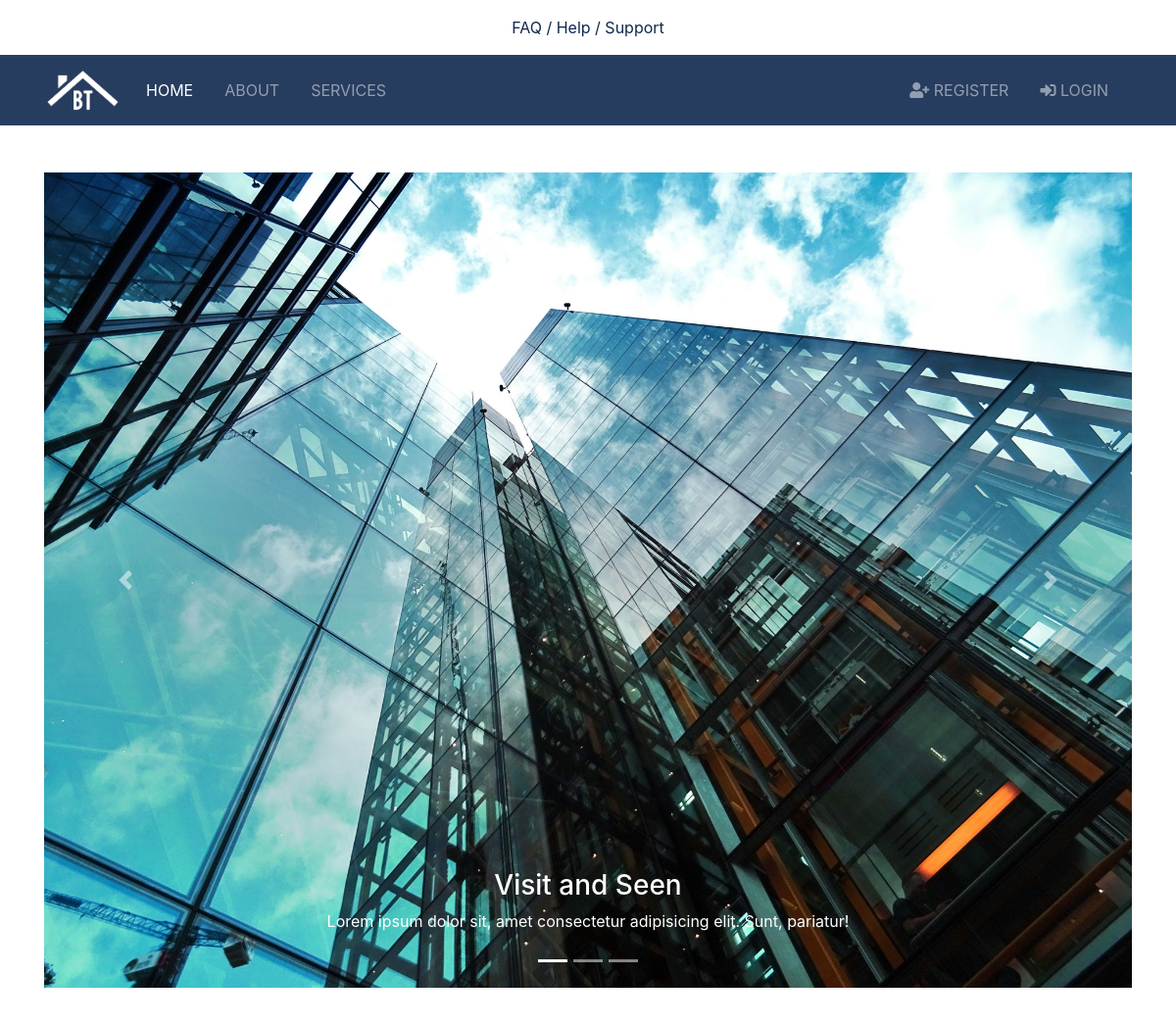
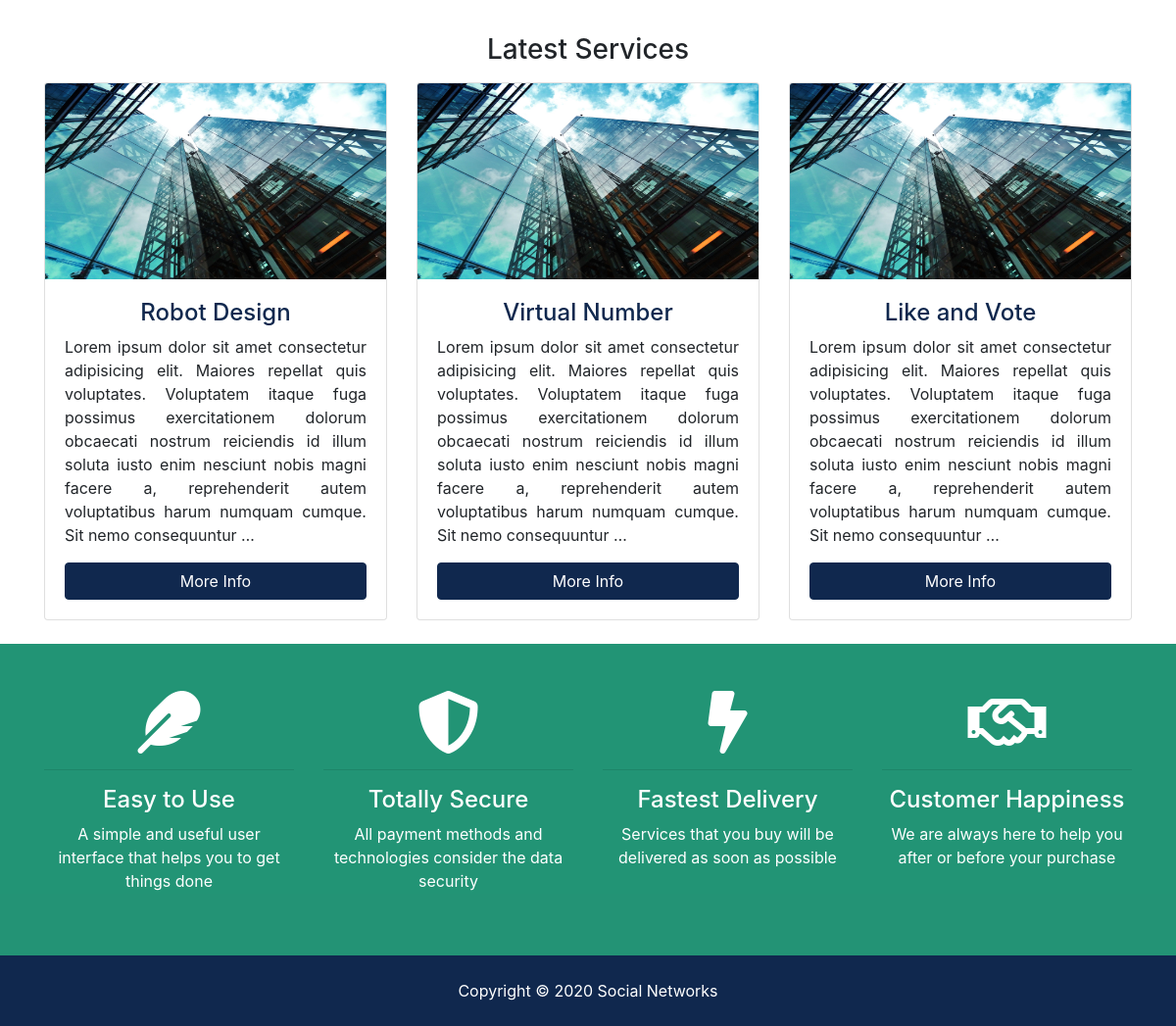
The page / on the database its author committed (2 pictures, top to bottom).
### services/models.py (models this page shows, shortened)
class Service(models.Model):
  title = models.CharField(max_length=100)
  teaser = models.CharField(blank=True, null=True, max_length=200)
  description = models.TextField(blank=True)
  photo_main = models.ImageField(upload_to='photos')
  is_published = models.BooleanField(default=True)
  is_slide = models.BooleanField(default=False)
  date = models.DateTimeField(default=datetime.now, blank=True)

### pages/views.py (the view)
# urls.py: path('', views.index, name='index'),
def index(request):
  services = Service.objects.order_by('-date').filter(is_published=True)[:3]
  slides = Service.objects.order_by('-date').filter(is_slide=True)
  context = {
  'services': services,
  'slides': slides,
}
  return render(request, 'index.html', context)

### templates/index.html (shortened to what this page needs)
{% extends 'base.html' %}
{% load static %}
{% block content %}
<div class="container mt-5">
  <div id="slider" class="carousel slide" data-ride="carousel">
    <ol class="carousel-indicators">
      <li data-target="#slider" data-slide-to="0" class="active"></li>
      <li data-target="#slider" data-slide-to="1"></li>
      <li data-target="#slider" data-slide-to="2"></li>
    </ol>
    <div class="carousel-inner" role="listbox">
      {% for service in slides %}
      {% if forloop.counter == 1 %}
      <div class="carousel-item active">
        {% else %}
        <div class="carousel-item">
          {% endif %}
          <a href="{% url 'service' service.id %}">
            <img class="d-block img-fluid" src="{{ service.photo_main.url }}" alt="Image" width="460" height="345">
          </a>
          <div class="carousel-caption">
            <h3>{{ service.title }}</h3>
            <p>{{ service.teaser }}</p>
          </div>
        </div>
        {% endfor %}
      </div>
      <a href="#slider" class="carousel-control-prev" data-slide="prev">
        <span class="carousel-control-prev-icon"></span>
      </a>
      <a href="#slider" class="carousel-control-next" data-slide="next">
        <span class="carousel-control-next-icon"></span>
      </a>
    </div>
  </div>
  <br>
  <section id="listings">
    <div class="container mt-5">
      <h3 class="text-center mb-3">Latest Services</h3>
      <div class="row">
        {% if services %}
        {% for service in services %}
        <div class="col-md-6 col-lg-4 mb-4">
          <div class="card listing-preview">
            <img class="card-img-top" src="{{ service.photo_main.url }}" alt="">
            <div class="card-img-overlay">
            </div>
            <div class="card-body">
              <div class="listing-heading text-center">
                <h4 class="text-primary">{{ service.title }}</h4>
                <p class="text-justify">
                  {{ service.description|truncatewords:40 }}</p>
              </div>
              <a href="{% url 'service' service.id %}" class="btn btn-primary btn-block">More Info</a>
            </div>
          </div>
        </div>
        {% endfor %}
        {% else %}
        <div class="col-md-12">
          <p>No services Available</p>
        </div>
        {% endif %}
      </div>
    </div>
  </section>
  <section id="services" class="py-5 bg-secondary text-white">
    <div class="container">
      <div class="row text-center">
        <div class="col-md-3">
          <i class="fas fa-feather fa-4x"></i>
          <hr>
          <h4>Easy to Use</h4>
          <p>A simple and useful user interface that helps you to get things done</p>
        </div>
        <div class="col-md-3">
          <i class="fas fa-shield-alt fa-4x"></i>
          <hr>
          <h4>Totally Secure</h4>
          <p>All payment methods and technologies consider the data security</p>
        </div>
        <div class="col-md-3">
          <i class="fas fa-bolt fa-4x"></i>
          <hr>
          <h4>Fastest Delivery</h4>
          <p>Services that you buy will be delivered as soon as possible</p>
        </div>
        <div class="col-md-3">
          <i class="far fa-handshake fa-4x"></i>
          <hr>
          <h4>Customer Happiness</h4>
          <p>We are always here to help you after or before your purchase</p>
        </div>
      </div>
    </div>
  </section>
  {% endblock %}

### config/static/css/all.css (style rules this page uses)
.fa, .fas, .far, .fal, .fab { -moz-osx-font-smoothing: grayscale; -webkit-font-smoothing: antialiased; display: inline-block; font-style: normal; font-variant: normal; text-rendering: auto; line-height: 1; }
.fa-4x { font-size: 4em; }
.fa-bolt:before { content: "\f0e7"; }
.fa-feather:before { content: "\f52d"; }
.fa-handshake:before { content: "\f2b5"; }
.fa-shield-alt:before { content: "\f3ed"; }
.far { font-family: 'Font Awesome 5 Free'; font-weight: 400; }
.fa, .fas { font-family: 'Font Awesome 5 Free'; font-weight: 900; }

### config/static/css/style.css (style rules this page uses)
img { width: 100%; }
#services { background: url(../img/building.jpg) no-repeat top center fixed; min-height: 300px; position: relative; overflow: hidden; }
#services::before { content: ''; position: absolute; top: 0; left: 0; min-height: 100%; width: 100%; background: rgba(32, 134, 107, 0.8); }
.listing-preview a { position: relative; }
.carousel-inner img { width: 100%; height: 100%; }

### rows shown on the page
Service: photo_main (picture), title "Visit and Seen", teaser "Lorem ipsum dolor sit, amet consectetur adipisicing elit. Sunt, pariatur!"
Service: photo_main (picture), title "Robot Design", description "Lorem ipsum dolor sit amet consectetur adipisicing elit. Maiores repellat quis voluptates. Voluptatem itaque fuga possimus exercitationem dolorum obcaecati nostrum reiciendis id illum soluta iusto enim nesciunt nobis magni facere a, reprehenderit autem voluptatibus harum numquam cumque. Sit nemo consequuntur …"
Service: photo_main (picture), title "Virtual Number", description "Lorem ipsum dolor sit amet consectetur adipisicing elit. Maiores repellat quis voluptates. Voluptatem itaque fuga possimus exercitationem dolorum obcaecati nostrum reiciendis id illum soluta iusto enim nesciunt nobis magni facere a, reprehenderit autem voluptatibus harum numquam cumque. Sit nemo consequuntur …"
Service: photo_main (picture), title "Like and Vote", description "Lorem ipsum dolor sit amet consectetur adipisicing elit. Maiores repellat quis voluptates. Voluptatem itaque fuga possimus exercitationem dolorum obcaecati nostrum reiciendis id illum soluta iusto enim nesciunt nobis magni facere a, reprehenderit autem voluptatibus harum numquam cumque. Sit nemo consequuntur …"
